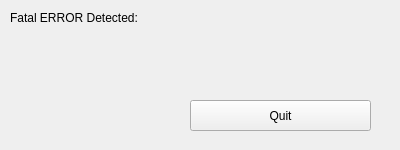
<?xml version="1.0" encoding="UTF-8"?>
<ui version="4.0">
 <comment>
********************************************************************************
**
** Copyright (c) 2017 The University of Notre Dame
** Copyright (c) 2017 The Regents of the University of California
**
** Redistribution and use in source and binary forms, with or without modification,
** are permitted provided that the following conditions are met:
**
** 1. Redistributions of source code must retain the above copyright notice, this 
** list of conditions and the following disclaimer.
**
** 2. Redistributions in binary form must reproduce the above copyright notice, this
** list of conditions and the following disclaimer in the documentation and/or other
** materials provided with the distribution.
**
** 3. Neither the name of the copyright holder nor the names of its contributors may
** be used to endorse or promote products derived from this software without specific
** prior written permission.
**
** THIS SOFTWARE IS PROVIDED BY THE COPYRIGHT HOLDERS AND CONTRIBUTORS "AS IS" AND ANY
** EXPRESS OR IMPLIED WARRANTIES, INCLUDING, BUT NOT LIMITED TO, THE IMPLIED WARRANTIES
** OF MERCHANTABILITY AND FITNESS FOR A PARTICULAR PURPOSE ARE DISCLAIMED. IN NO EVENT
** SHALL THE COPYRIGHT HOLDER OR CONTRIBUTORS BE LIABLE FOR ANY DIRECT, INDIRECT,
** INCIDENTAL, SPECIAL, EXEMPLARY, OR CONSEQUENTIAL DAMAGES (INCLUDING, BUT NOT LIMITED
** TO, PROCUREMENT OF SUBSTITUTE GOODS OR SERVICES; LOSS OF USE, DATA, OR PROFITS; OR
** BUSINESS INTERRUPTION) HOWEVER CAUSED AND ON ANY THEORY OF LIABILITY, WHETHER IN
** CONTRACT, STRICT LIABILITY, OR TORT (INCLUDING NEGLIGENCE OR OTHERWISE) ARISING
** IN ANY WAY OUT OF THE USE OF THIS SOFTWARE, EVEN IF ADVISED OF THE POSSIBILITY OF
** SUCH DAMAGE.
**
**********************************************************************************

// Contributors:
// Written by Peter Sempolinski, for the Natural Hazard Modeling Laboratory, director: Ahsan Kareem, at Notre Dame
 </comment>
 <class>ErrorPopup</class>
 <widget class="QWidget" name="ErrorPopup">
  <property name="geometry">
   <rect>
    <x>0</x>
    <y>0</y>
    <width>400</width>
    <height>150</height>
   </rect>
  </property>
  <property name="windowTitle">
   <string>Fatal Error</string>
  </property>
  <widget class="QLabel" name="errorText">
   <property name="geometry">
    <rect>
     <x>10</x>
     <y>40</y>
     <width>371</width>
     <height>51</height>
    </rect>
   </property>
   <property name="text">
    <string/>
   </property>
   <property name="wordWrap">
    <bool>true</bool>
   </property>
  </widget>
  <widget class="QPushButton" name="quitButton">
   <property name="geometry">
    <rect>
     <x>190</x>
     <y>100</y>
     <width>181</width>
     <height>31</height>
    </rect>
   </property>
   <property name="text">
    <string>Quit</string>
   </property>
  </widget>
  <widget class="QLabel" name="label">
   <property name="geometry">
    <rect>
     <x>10</x>
     <y>10</y>
     <width>181</width>
     <height>16</height>
    </rect>
   </property>
   <property name="text">
    <string>Fatal ERROR Detected:</string>
   </property>
  </widget>
 </widget>
 <resources/>
 <connections>
  <connection>
   <sender>quitButton</sender>
   <signal>pressed()</signal>
   <receiver>ErrorPopup</receiver>
   <slot>closeByError()</slot>
   <hints>
    <hint type="sourcelabel">
     <x>280</x>
     <y>115</y>
    </hint>
    <hint type="destinationlabel">
     <x>199</x>
     <y>74</y>
    </hint>
   </hints>
  </connection>
 </connections>
 <slots>
  <slot>closeByError()</slot>
 </slots>
</ui>
